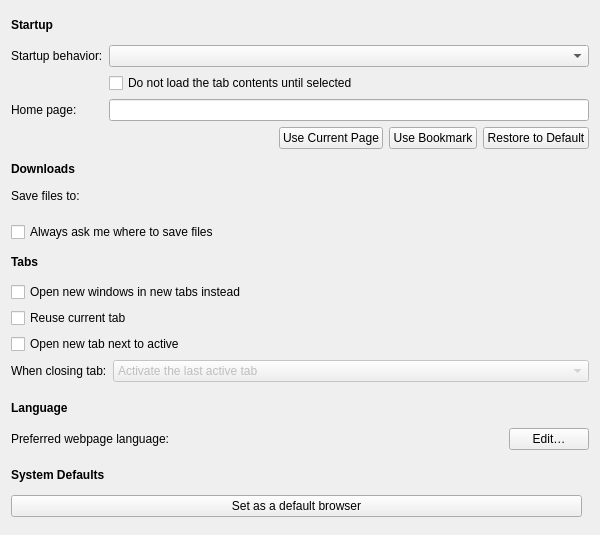
<?xml version="1.0" encoding="UTF-8"?>
<ui version="4.0">
 <class>Otter::GeneralPreferencesPage</class>
 <widget class="QWidget" name="Otter::GeneralPreferencesPage">
  <property name="geometry">
   <rect>
    <x>0</x>
    <y>0</y>
    <width>600</width>
    <height>535</height>
   </rect>
  </property>
  <layout class="QVBoxLayout" name="verticalLayout">
   <item>
    <widget class="QLabel" name="startupHeader">
     <property name="font">
      <font>
       <weight>75</weight>
       <bold>true</bold>
      </font>
     </property>
     <property name="text">
      <string>Startup</string>
     </property>
    </widget>
   </item>
   <item>
    <layout class="QFormLayout" name="startupLayout">
     <property name="fieldGrowthPolicy">
      <enum>QFormLayout::AllNonFixedFieldsGrow</enum>
     </property>
     <item row="0" column="0">
      <widget class="QLabel" name="startupLabel">
       <property name="text">
        <string>Startup behavior:</string>
       </property>
       <property name="buddy">
        <cstring>startupBehaviorComboBox</cstring>
       </property>
      </widget>
     </item>
     <item row="0" column="1">
      <widget class="QComboBox" name="startupBehaviorComboBox"/>
     </item>
     <item row="2" column="0">
      <widget class="QLabel" name="homePageLabel">
       <property name="text">
        <string>Home page:</string>
       </property>
       <property name="buddy">
        <cstring>homePageLineEditWidget</cstring>
       </property>
      </widget>
     </item>
     <item row="2" column="1">
      <widget class="Otter::LineEditWidget" name="homePageLineEditWidget"/>
     </item>
     <item row="3" column="1">
      <layout class="QHBoxLayout" name="homePageLayout" stretch="1,0,0,0">
       <item>
        <spacer name="horizontalSpacer">
         <property name="orientation">
          <enum>Qt::Horizontal</enum>
         </property>
        </spacer>
       </item>
       <item>
        <widget class="QPushButton" name="useCurrentAsHomePageButton">
         <property name="text">
          <string>Use Current Page</string>
         </property>
        </widget>
       </item>
       <item>
        <widget class="QPushButton" name="useBookmarkAsHomePageButton">
         <property name="text">
          <string>Use Bookmark</string>
         </property>
        </widget>
       </item>
       <item>
        <widget class="QPushButton" name="restoreHomePageButton">
         <property name="text">
          <string>Restore to Default</string>
         </property>
        </widget>
       </item>
      </layout>
     </item>
     <item row="1" column="1">
      <widget class="QCheckBox" name="delayTabsLoadingCheckBox">
       <property name="text">
        <string>Do not load the tab contents until selected</string>
       </property>
      </widget>
     </item>
    </layout>
   </item>
   <item>
    <widget class="QLabel" name="downloadsHeader">
     <property name="font">
      <font>
       <weight>75</weight>
       <bold>true</bold>
      </font>
     </property>
     <property name="text">
      <string>Downloads</string>
     </property>
    </widget>
   </item>
   <item>
    <layout class="QFormLayout" name="downloadsLayout">
     <property name="fieldGrowthPolicy">
      <enum>QFormLayout::AllNonFixedFieldsGrow</enum>
     </property>
     <item row="0" column="0">
      <widget class="QLabel" name="downloadsLabel">
       <property name="text">
        <string>Save files to:</string>
       </property>
       <property name="buddy">
        <cstring>downloadsFilePathWidget</cstring>
       </property>
      </widget>
     </item>
     <item row="0" column="1">
      <widget class="Otter::FilePathWidget" name="downloadsFilePathWidget" native="true"/>
     </item>
    </layout>
   </item>
   <item>
    <widget class="QCheckBox" name="alwaysAskCheckBox">
     <property name="text">
      <string>Always ask me where to save files</string>
     </property>
    </widget>
   </item>
   <item>
    <widget class="QLabel" name="tabsHeader">
     <property name="font">
      <font>
       <weight>75</weight>
       <bold>true</bold>
      </font>
     </property>
     <property name="text">
      <string>Tabs</string>
     </property>
    </widget>
   </item>
   <item>
    <widget class="QCheckBox" name="tabsInsteadOfWindowsCheckBox">
     <property name="text">
      <string>Open new windows in new tabs instead</string>
     </property>
    </widget>
   </item>
   <item>
    <widget class="QCheckBox" name="reuseCurrentTabCheckBox">
     <property name="text">
      <string>Reuse current tab</string>
     </property>
    </widget>
   </item>
   <item>
    <widget class="QCheckBox" name="openNextToActiveheckBox">
     <property name="text">
      <string>Open new tab next to active</string>
     </property>
    </widget>
   </item>
   <item>
    <layout class="QFormLayout" name="tabsLayout">
     <item row="0" column="0">
      <widget class="QLabel" name="closingTabLabel">
       <property name="text">
        <string>When closing tab:</string>
       </property>
       <property name="buddy">
        <cstring>closingTabComboBox</cstring>
       </property>
      </widget>
     </item>
     <item row="0" column="1">
      <widget class="QComboBox" name="closingTabComboBox">
       <property name="enabled">
        <bool>false</bool>
       </property>
       <item>
        <property name="text">
         <string>Activate the last active tab</string>
        </property>
       </item>
       <item>
        <property name="text">
         <string>Activate the next tab</string>
        </property>
       </item>
       <item>
        <property name="text">
         <string>Activate the first tab opened from current tab</string>
        </property>
       </item>
      </widget>
     </item>
    </layout>
   </item>
   <item>
    <widget class="QLabel" name="languageHeader">
     <property name="font">
      <font>
       <weight>75</weight>
       <bold>true</bold>
      </font>
     </property>
     <property name="text">
      <string>Language</string>
     </property>
    </widget>
   </item>
   <item>
    <layout class="QFormLayout" name="languageLayout">
     <item row="0" column="0">
      <widget class="QLabel" name="acceptLanguageLabel">
       <property name="text">
        <string>Preferred webpage language:</string>
       </property>
       <property name="buddy">
        <cstring>acceptLanguageButton</cstring>
       </property>
      </widget>
     </item>
     <item row="0" column="1">
      <layout class="QHBoxLayout" name="acceptLanguageButtonLayout">
       <item>
        <spacer name="acceptLanguageSpacer">
         <property name="orientation">
          <enum>Qt::Horizontal</enum>
         </property>
         <property name="sizeHint" stdset="0">
          <size>
           <width>40</width>
           <height>20</height>
          </size>
         </property>
        </spacer>
       </item>
       <item>
        <widget class="QPushButton" name="acceptLanguageButton">
         <property name="text">
          <string>Edit…</string>
         </property>
        </widget>
       </item>
      </layout>
     </item>
    </layout>
   </item>
   <item>
    <widget class="QLabel" name="systemDefaultsHeader">
     <property name="font">
      <font>
       <weight>75</weight>
       <bold>true</bold>
      </font>
     </property>
     <property name="text">
      <string>System Defaults</string>
     </property>
    </widget>
   </item>
   <item>
    <layout class="QHBoxLayout" name="systemDefaultsLayout">
     <property name="sizeConstraint">
      <enum>QLayout::SetMinimumSize</enum>
     </property>
     <item>
      <widget class="QPushButton" name="setDefaultButton">
       <property name="text">
        <string>Set as a default browser</string>
       </property>
      </widget>
     </item>
     <item>
      <spacer name="setDefaultSpacer">
       <property name="orientation">
        <enum>Qt::Horizontal</enum>
       </property>
      </spacer>
     </item>
    </layout>
   </item>
   <item>
    <spacer name="spacer">
     <property name="orientation">
      <enum>Qt::Vertical</enum>
     </property>
    </spacer>
   </item>
  </layout>
 </widget>
 <customwidgets>
  <customwidget>
   <class>Otter::FilePathWidget</class>
   <extends>QWidget</extends>
   <header>src/ui/FilePathWidget.h</header>
   <container>1</container>
  </customwidget>
  <customwidget>
   <class>Otter::LineEditWidget</class>
   <extends>QLineEdit</extends>
   <header>src/ui/LineEditWidget.h</header>
  </customwidget>
 </customwidgets>
 <tabstops>
  <tabstop>startupBehaviorComboBox</tabstop>
  <tabstop>delayTabsLoadingCheckBox</tabstop>
  <tabstop>homePageLineEditWidget</tabstop>
  <tabstop>useCurrentAsHomePageButton</tabstop>
  <tabstop>useBookmarkAsHomePageButton</tabstop>
  <tabstop>restoreHomePageButton</tabstop>
  <tabstop>alwaysAskCheckBox</tabstop>
  <tabstop>tabsInsteadOfWindowsCheckBox</tabstop>
  <tabstop>reuseCurrentTabCheckBox</tabstop>
  <tabstop>openNextToActiveheckBox</tabstop>
  <tabstop>closingTabComboBox</tabstop>
  <tabstop>acceptLanguageButton</tabstop>
  <tabstop>setDefaultButton</tabstop>
 </tabstops>
 <resources/>
 <connections/>
</ui>
